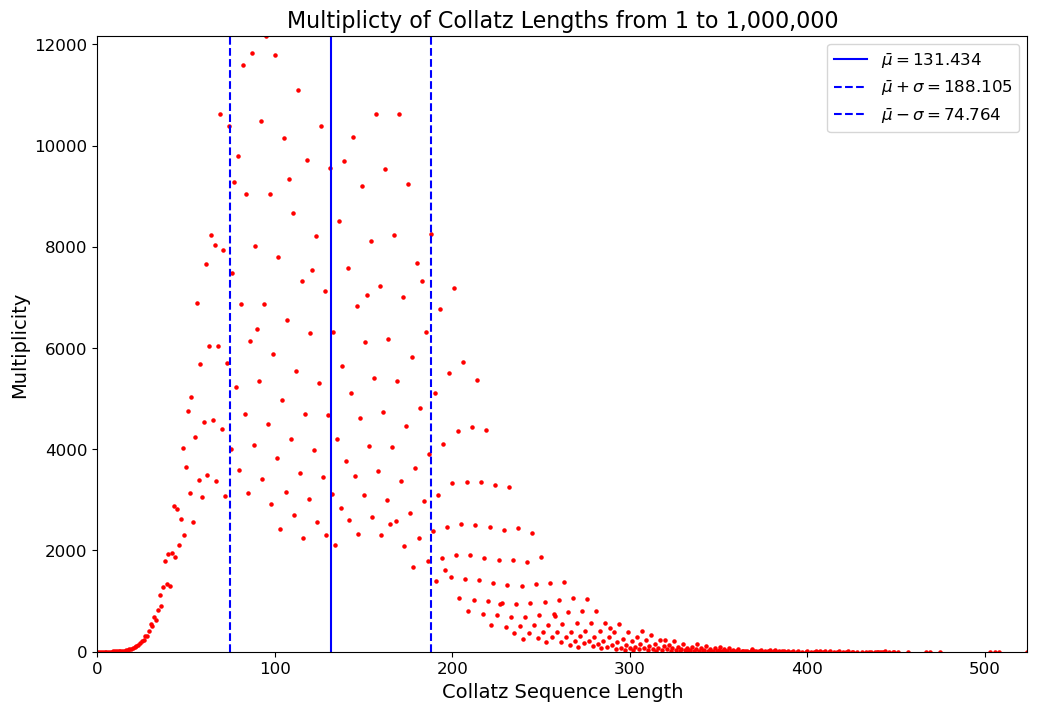

Reproduce this figure in Python.
from matplotlib import pyplot as plt
import statistics
from collections import Counter as ctr

# Collatz Conjecture
def collatz(n):
    list = []
    while n != 1:
        if n % 2 == 0:
            n //= 2
        else:
            n = 3 * n + 1
        list.append(n)
    return list

# Create x and y values for original sets
x = list(range(1, 1000001))
y = [len(collatz(n)) for n in x]

# Calculate mean and standard deviation
mean = statistics.mean(y)
std = statistics.stdev(y)

# Use the counter function to create a counter dictionary (calculating multiplicity/frequency) for new x and y values
m = ctr(y)
x = list(m.keys())
y = list(m.values())

plt.figure(figsize=(12, 8))

# Plot new x and y values with mean as vertical bars
plt.scatter(x, y, color="#ff0000", s=5)
plt.axvline(x = mean, color="#0000ff", label=rf"$\bar{{\mu}} = {round(mean, 3)}$")
plt.axvline(x = (mean + std), color="#0000ff", linestyle="dashed", label=rf"$\bar{{\mu}} + \sigma = {round(mean + std, 3)}$")
plt.axvline(x = (mean - std), color="#0000ff", linestyle="dashed", label=rf"$\bar{{\mu}} - \sigma = {round(mean - std, 3)}$")

plt.xlim(0, max(x))
plt.ylim(0, max(y))

# Axis labels
plt.xlabel("Collatz Sequence Length", fontsize=14)
plt.ylabel("Multiplicity", fontsize=14)
plt.title("Multiplicty of Collatz Lengths from 1 to 1,000,000", fontsize=16)

# Axis scale
plt.ticklabel_format(style='plain', axis='x')
plt.xticks(fontsize=12)
plt.yticks(fontsize=12)

plt.legend(fontsize=12)

plt.show()
